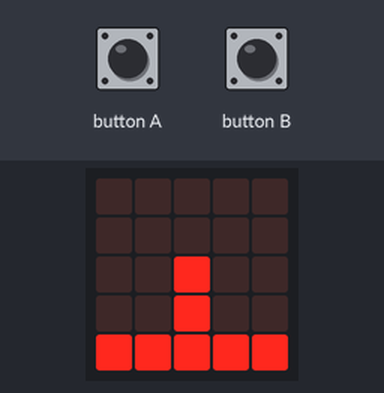
Recording of a program running on a simulated BBC micro:bit (MakeCode). Shown: the board's 5×5 LED display. Inputs (shaded band) come from the test bench.

Above: at 1.2 s.
1.3 s: button A pressed for 0.15 s
At 2.1 s:
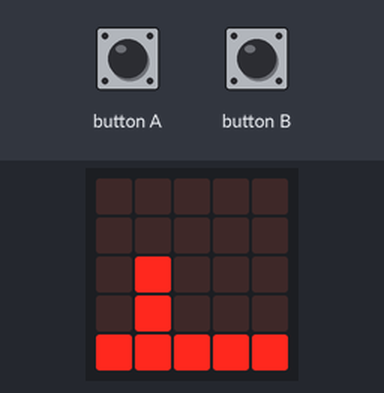
3.1 s: button A pressed for 0.15 s
At 4.3 s:
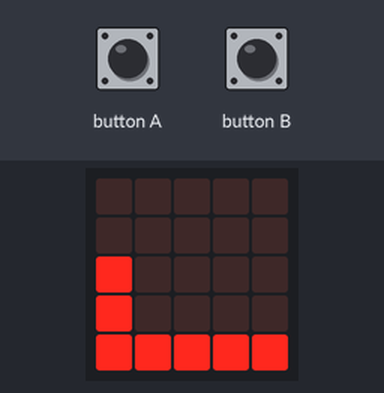
4.8 s: button B pressed for 0.15 s
At 6.1 s:
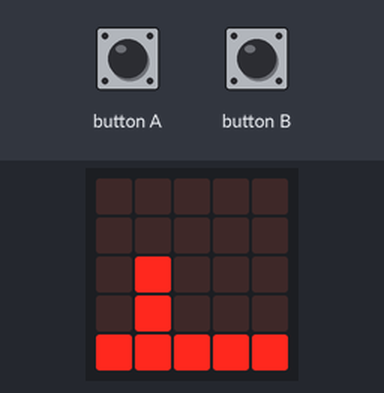
6.5 s: button B pressed 5 times (0.12 s each, 0.3 s apart)
At 8.5 s:
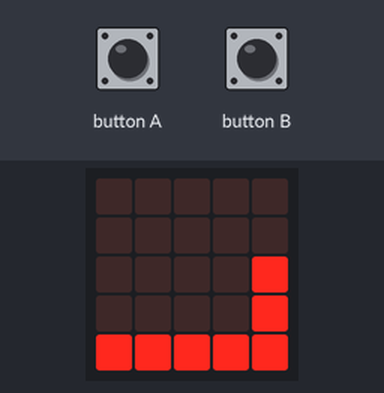
Timing chart, 0 to 10.0 s (numbered marks = the images above; inputs shaded):
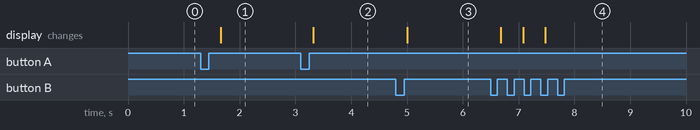

Measured:
- after the input at 1.3 s, the display: changes after 0.36 s (image 1)
- after the input at 3.1 s, the display: changes after 0.22 s (image 2)
- after the input at 4.8 s, the display: changes after 0.20 s (image 3)
- after the input at 6.5 s, the display: first changes after 0.18 s (image 4 shows a later state)

The program:

main.ts
```typescript
let posicio = 0
input.onButtonPressed(Button.A, function () {
    posicio = posicio + 1
})
input.onButtonPressed(Button.B, function () {
    posicio = posicio - 1
})
basic.forever(function () {
    if (posicio == 0) {
        basic.showLeds(`
            . . . . .
            . . . . .
            . . # . .
            . . # . .
            # # # # #
            `)
    }
    if (posicio == 1) {
        basic.showLeds(`
            . . . . .
            . . . . .
            . # . . .
            . # . . .
            # # # # #
            `)
    }
    if (posicio == 2) {
        basic.showLeds(`
            . . . . .
            . . . . .
            # . . . .
            # . . . .
            # # # # #
            `)
    }
    if (posicio == -1) {
        basic.showLeds(`
            . . . . .
            . . . . .
            . . . # .
            . . . # .
            # # # # #
            `)
    }
    if (posicio == -2) {
        basic.showLeds(`
            . . . . .
            . . . . .
            . . . . #
            . . . . #
            # # # # #
            `)
    }
    if (posicio == -2) {
        basic.showLeds(`
            . . . . .
            . . . . .
            . . . . #
            . . . . #
            # # # # #
            `)
    }
})
```

test.ts
```typescript
// aquí va el archivo "tests"; esto no se compilará cuando este paquete se utilice como una extensión.
```
